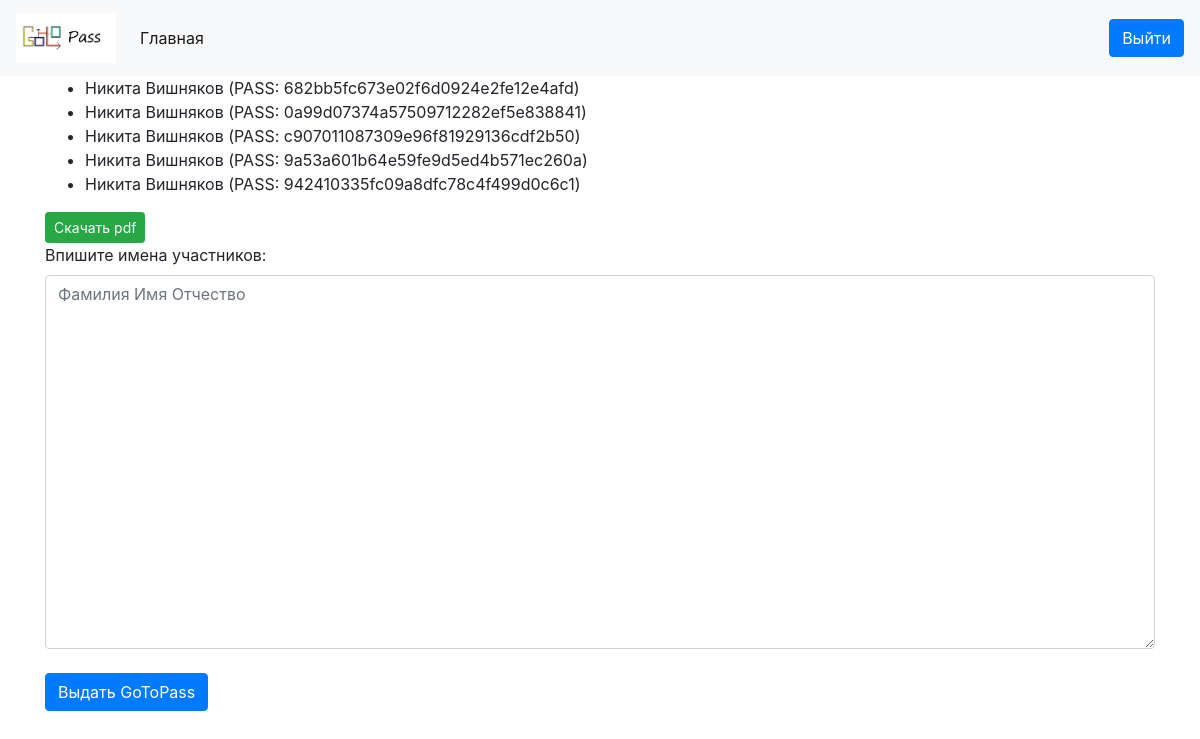
Before: / (signed in) with the older database file.
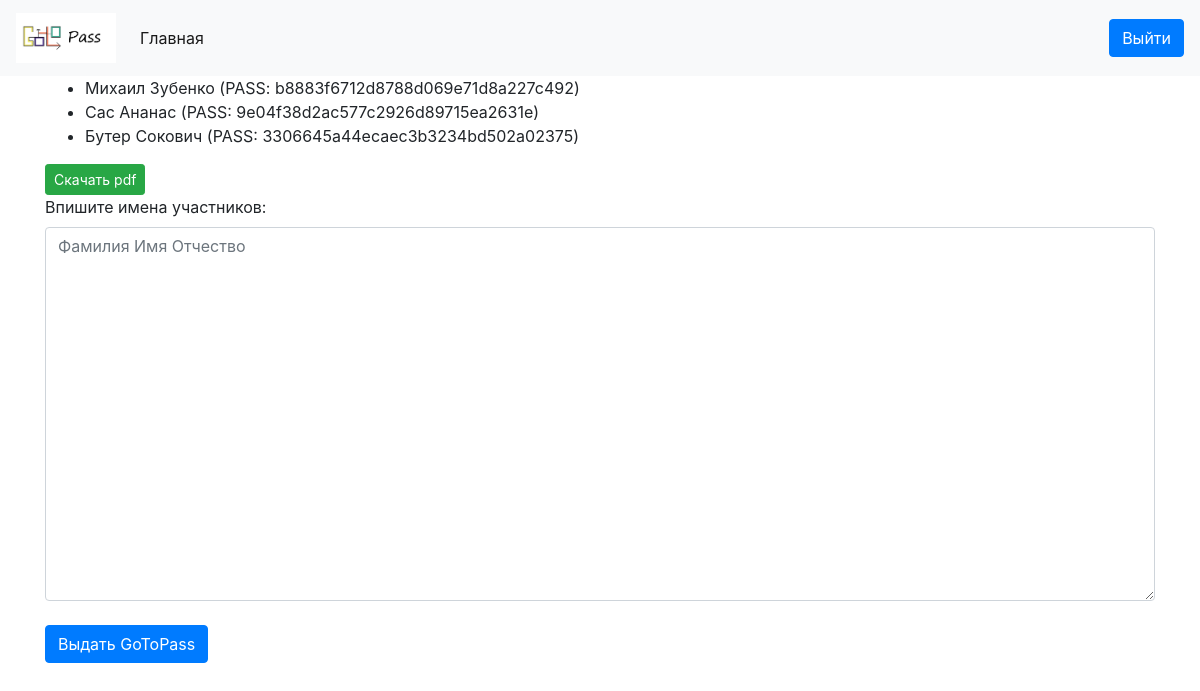
After: the same page with the newer database file.
### Pass/models.py (models this page shows)
class Person(models.Model):
    name = models.TextField()
    surname = models.TextField()
    otchestvo = models.TextField()
    tg_id = models.TextField()
    pass_gen = models.TextField()

### Pass/views.py (the view, shortened to what this page needs)
# urls.py: path('', admink)
def admink(request):
    if request.user.is_authenticated:
        if request.method == 'GET':
            students = Person.objects.all()
            return render(request, 'admin.html', {'students': students})
    else:
        return redirect('/login')

### Pass/templates/admin.html (shortened to what this page needs)
{% extends 'base.html' %}
{% block content %}
<ul>
{% for student in students %}
    <li>{{ student.name }} {{ student.surname }} (PASS: {{ student.pass_gen }})</li>
{% endfor %}
</ul>
<a href="/pdf" class="btn btn-success btn-sm">Скачать pdf</a>
<div class="form-group">
<form method="post">
<label for textarea>Впишите имена участников:</label>
<textarea placeholder="Фамилия Имя Отчество" class="form-control" name="FirstLastname" rows="15" id="textarea"></textarea><br>
<input type="submit" name="submit" class="btn btn-primary" value="Выдать GoToPass" />
</form>
</div>
{% endblock %}

### Pass/templates/base.html (shortened to what this page needs)
<!DOCTYPE html>
<html>
<head>
    <link rel="stylesheet" href="https://stackpath.bootstrapcdn.com/bootstrap/4.3.1/css/bootstrap.min.css" integrtiy="sha384-ggOyR0iXCbMQv3Xipma34MD+dH/1fQ784/j6cY/iJTQUOhcWr7x9JvoRxT2MZw1T">
</head>
<body>
<nav class="navbar navbar-expand-lg navbar-light bg-light">
   <a class="navbar-brand" href="#">
    <img src="/static/logo.jpg" width="100" height="50" alt="">
  </a>
  <div class="collapse navbar-collapse" id="navbarSupportedContent">
    <ul class="navbar-nav mr-auto">
      <li class="nav-item active">
        <a class="nav-link" href="">Главная<span class="sr-only">(current)</span></a>
      </li>
            </ul>
            <form method="post" action="/logout">
      <input type="submit" name="LogOut" class="btn btn-primary" value="Выйти">
        </form>
      </div>
      </nav>
      <div class="container">
  {% block content %}
  {% endblock %}
</div>
</body>
</body>
</html>

Changed rows visible on the page:
removed Person: name "Никита", surname "Вишняков", pass_gen "682bb5fc673e02f6d0924e2fe12e4afd"
removed Person: name "Никита", surname "Вишняков", pass_gen "0a99d07374a57509712282ef5e838841"
removed Person: name "Никита", surname "Вишняков", pass_gen "c907011087309e96f81929136cdf2b50"
removed Person: name "Никита", surname "Вишняков", pass_gen "9a53a601b64e59fe9d5ed4b571ec260a"
removed Person: name "Никита", surname "Вишняков", pass_gen "942410335fc09a8dfc78c4f499d0c6c1"
added Person: name "Михаил", surname "Зубенко", pass_gen "b8883f6712d8788d069e71d8a227c492"
added Person: name "Сас", surname "Ананас", pass_gen "9e04f38d2ac577c2926d89715ea2631e"
added Person: name "Бутер", surname "Сокович", pass_gen "3306645a44ecaec3b3234bd502a02375"
